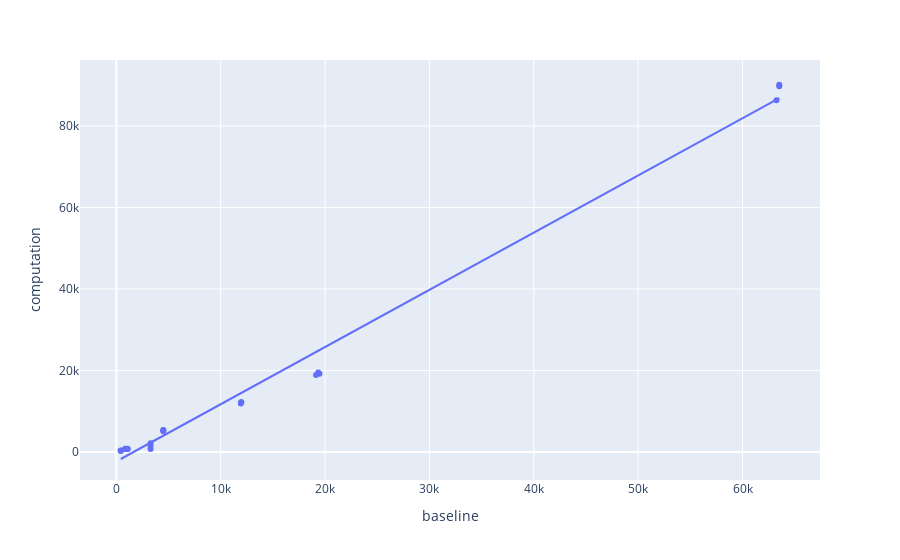

The notebook cell this image was saved under:
### Code cell
plot_diagnostic(BE2_models['BE2_model'], X, y_true, 'CL')

### Figure 1 — Plotly figure (JSON) as saved in the notebook; plotly's stock layout.template omitted (floating-point values rounded to 4 significant figures)
{"data": [{"hovertemplate": "baseline=%{x}<br>computation=%{y}<extra></extra>", "legendgroup": "", "marker": {"color": "#636efa", "symbol": "circle"}, "mode": "markers", "name": "", "orientation": "v", "showlegend": false, "type": "scatter", "x": [872.4, 859, 874, 63253, 63520.0, 63518, 423.7, 423.1, 423.4, 11962, 11971, 11930, 19350.0, 19460.0, 19130.0, 4499, 4499, 4497, 1066, 1075, 1059, 3278, 3278, 3278], "xaxis": "x", "y": [814.2, 803.4, 771.4, 86330.0, 89740.0, 90120.0, 344.2, 349.0, 350.5, 12200.0, 12200.0, 11920.0, 19490.0, 19240.0, 18880.0, 5404.0, 5341.0, 5102.0, 730.3, 744.4, 789.1, 1492.0, 750.7, 2168.0], "yaxis": "y"}, {"hovertemplate": "<b>OLS trendline</b><br>computation = 1.40306 * baseline + -2299.28<br>R<sup>2</sup>=0.991142<br><br>baseline=%{x}<br>computation=%{y} <b>(trend)</b><extra></extra>", "legendgroup": "", "marker": {"color": "#636efa", "symbol": "circle"}, "mode": "lines", "name": "", "showlegend": false, "type": "scatter", "x": [423.1, 423.4, 423.7, 859, 872.4, 874, 1059, 1066, 1075, 3278, 3278, 3278, 4497, 4499, 4499, 11930, 11962, 11971, 19130.0, 19350.0, 19460.0, 63253, 63520.0, 63518], "xaxis": "x", "y": [-1706.0, -1705.0, -1705.0, -1094.0, -1075.0, -1073.0, -813.4, -803.6, -791.0, 2300.0, 2300.0, 2300.0, 4010.0, 4013.0, 4013.0, 14440.0, 14480.0, 14500.0, 24540.0, 24850.0, 25010.0, 86450.0, 86820.0, 86820.0], "yaxis": "y"}], "layout": {"legend": {"tracegroupgap": 0}, "margin": {"t": 60}, "xaxis": {"anchor": "y", "domain": [0, 1], "title": {"text": "baseline"}}, "yaxis": {"anchor": "x", "domain": [0, 1], "title": {"text": "computation"}}}}
